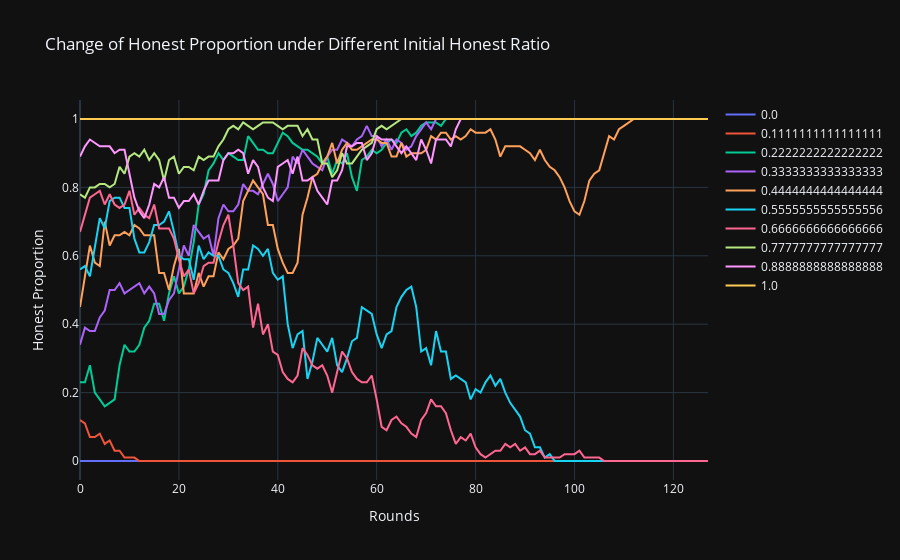

The notebook cell saved with this chart:
### Code cell
# compare change of honest_proportion under different initial_honest_ratio; using "round" as x-axis
fig = go.Figure()
for name, group in ratio_gp:
    fig.add_trace(go.Scatter(x=group["round"], y=group["honest_proportion"], name=name))

fig.update_layout(title="Change of Honest Proportion under Different Initial Honest Ratio",
                  xaxis_title="Rounds",
                  yaxis_title="Honest Proportion")
fig.show()
